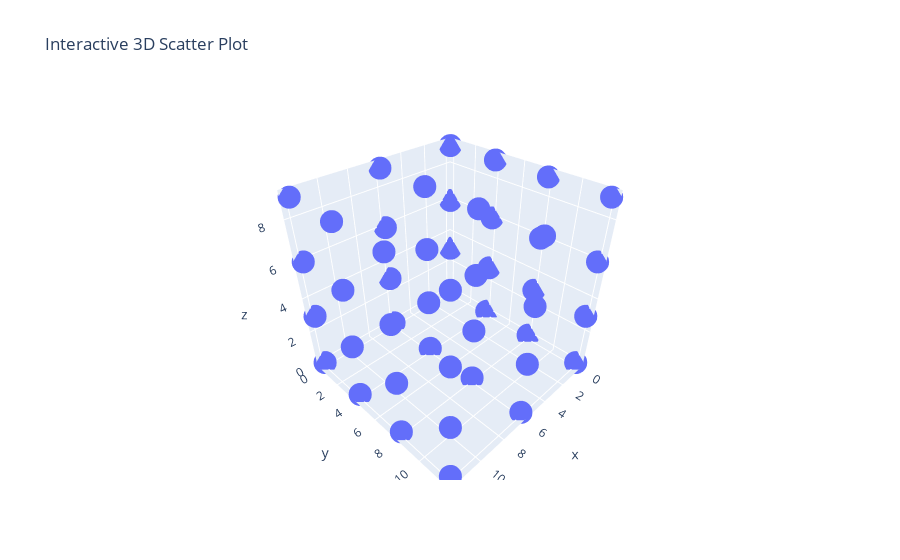

Source (notebook cell):
### Code cell
# Create an interactive 3D scatter plot
fig = px.scatter_3d(df, x='x', y='y', z='z', title='Interactive 3D Scatter Plot')

# Customize the plot if needed
fig.update_layout(scene_aspectmode='manual', scene_aspectratio=dict(x=1, y=1, z=1))


# Show the interactive plot
fig.show()

### Figure 1 — Plotly figure (JSON) as saved in the notebook; plotly's stock layout.template omitted (floating-point values rounded to 4 significant figures)
{"data": [{"hovertemplate": "x=%{x}<br>y=%{y}<br>z=%{z}<extra></extra>", "legendgroup": "", "marker": {"color": "#636efa", "symbol": "circle"}, "mode": "markers", "name": "", "scene": "scene", "showlegend": false, "type": "scatter3d", "x": [0, 6, 12, 0, 6, 12, 0, 6, 12, 0, 6, 12, 0, 6, 12, 0, 6, 12, 0, 6, 12, 0, 6, 12, 0, 6, 12, 0, 6, 12, 0, 6, 12, 0, 6, 12, 0, 6, 12, 0, 6, 12, 0, 6, 12, 0, 6, 12], "y": [0, 0, 0, 4, 4, 4, 8, 8, 8, 12, 12, 12, 0, 0, 0, 4, 4, 4, 8, 8, 8, 12, 12, 12, 0, 0, 0, 4, 4, 4, 8, 8, 8, 12, 12, 12, 0, 0, 0, 4, 4, 4, 8, 8, 8, 12, 12, 12], "z": [0, 0, 0, 0, 0, 0, 0, 0, 0, 0, 0, 0, 3, 3, 3, 3, 3, 3, 3, 3, 3, 3, 3, 3, 6, 6, 6, 6, 6, 6, 6, 6, 6, 6, 6, 6, 9, 9, 9, 9, 9, 9, 9, 9, 9, 9, 9, 9]}], "layout": {"legend": {"tracegroupgap": 0}, "scene": {"aspectmode": "manual", "aspectratio": {"x": 1, "y": 1, "z": 1}, "domain": {"x": [0, 1], "y": [0, 1]}, "xaxis": {"title": {"text": "x"}}, "yaxis": {"title": {"text": "y"}}, "zaxis": {"title": {"text": "z"}}}, "title": {"text": "Interactive 3D Scatter Plot"}}}
